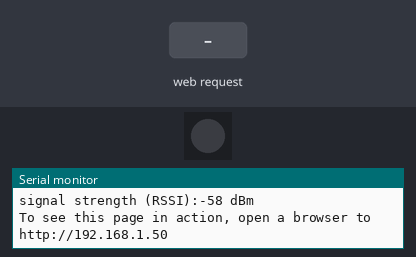
A program run on a simulated ESP32-S3. On the bench: 1 RGB LEDs in strip order, left to right, the last lines printed to the serial monitor. The inputs (shaded band) are chosen by the test bench. Dim RGB values are drawn brighter than linear; WiFi joins after 1.5 s; servers stay silent unless stated.

Above: at 2.7 s.
2.8 s: HTTP request GET /H received
At 4.0 s:
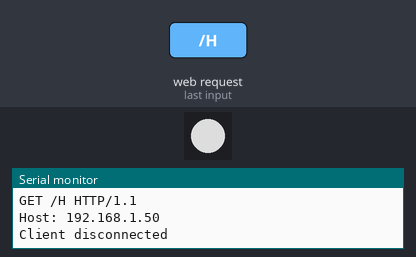
4.3 s: HTTP request GET /L received
At 5.2 s:
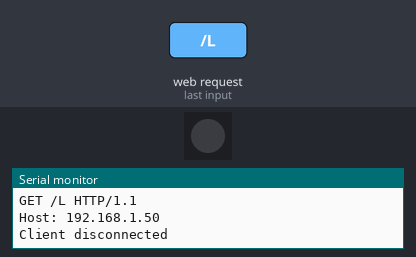
Timing chart, 0 to 7.3 s (numbered marks = the images above; inputs shaded):
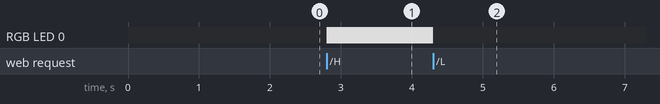

The program:

main.cpp
```cpp
/*
 * WiFi Web Server for the On-Board ESP32-S3 NeoPixel
 *
 * Connects to WiFi and starts a web server.
 * http://[your-ip]/H turns the LED White
 * http://[your-ip]/L turns the LED Off
*/

#include <WiFi.h>
#include <Adafruit_NeoPixel.h>

const char* ssid = "BELL614-2.4";     // your network SSID (name)
const char* pass = "120120120";       // your network password

WiFiServer server(80);

// 2.create global neopixel led object
const int ledPin = 38;
Adafruit_NeoPixel LED_RGB(1, ledPin, NEO_GRBW + NEO_KHZ800);
void printWifiStatus();
void setup() {
  Serial.begin(115200); // baud rate

  // init LED
  LED_RGB.begin();
  LED_RGB.setBrightness(150);
  LED_RGB.setPixelColor(0, 0); // make led off at default state
  LED_RGB.show();

  // connect to wifi
  Serial.print("Connecting to ");
  Serial.println(ssid);
  WiFi.begin(ssid, pass);
  while (WiFi.status() != WL_CONNECTED) {
    delay(500);
    Serial.print(".");
  }
  Serial.println("\nWiFi connected!");

  // Start the server
  server.begin();
  Serial.println("Server started");

  printWifiStatus();
}


void loop() {
  WiFiClient client = server.available(); // Listen for incoming clients

  if (client) {
    Serial.println("New client");
    String currentLine = "";

    while (client.connected()) {
      if (client.available()) {
        char c = client.read();
        Serial.write(c);

        if (c == '\n') {

          if (currentLine.length() == 0) {
            client.println("HTTP/1.1 200 OK");
            client.println("Content-type:text/html");
            client.println();

            // Send the HTML content
            client.print("Click <a href=\"/H\">here</a> to turn the LED ON (White)<br>");
            client.print("Click <a href=\"/L\">here</a> to turn the LED OFF<br>");

            client.println();
            break;
          } else {
            currentLine = "";
          }
        } else if (c != '\r') {
          currentLine += c;
        }

        // control led based off button press
        if (currentLine.endsWith("GET /H")) {
          // set to white
          LED_RGB.setPixelColor(0, LED_RGB.Color(255, 255, 255, 0));
          LED_RGB.show();
        }
        if (currentLine.endsWith("GET /L")) {
          // turn off
          LED_RGB.setPixelColor(0, 0);
          LED_RGB.show(); // This sends the data!
        }
      }
    }
    // close the connection:
    client.stop();
    Serial.println("Client disconnected");
  }
}

void printWifiStatus() {
  Serial.print("SSID: ");
  Serial.println(WiFi.SSID());
  IPAddress ip = WiFi.localIP();
  Serial.print("IP Address: ");
  Serial.println(ip);
  long rssi = WiFi.RSSI();
  Serial.print("signal strength (RSSI):");
  Serial.print(rssi);
  Serial.println(" dBm");
  Serial.print("To see this page in action, open a browser to http://");
  Serial.println(ip);
}
```

Measured:
- after the input at 2.8 s, RGB LED 0: off → RGB(150, 150, 150) at once
- after the input at 4.3 s, RGB LED 0: RGB(150, 150, 150) → off at once
